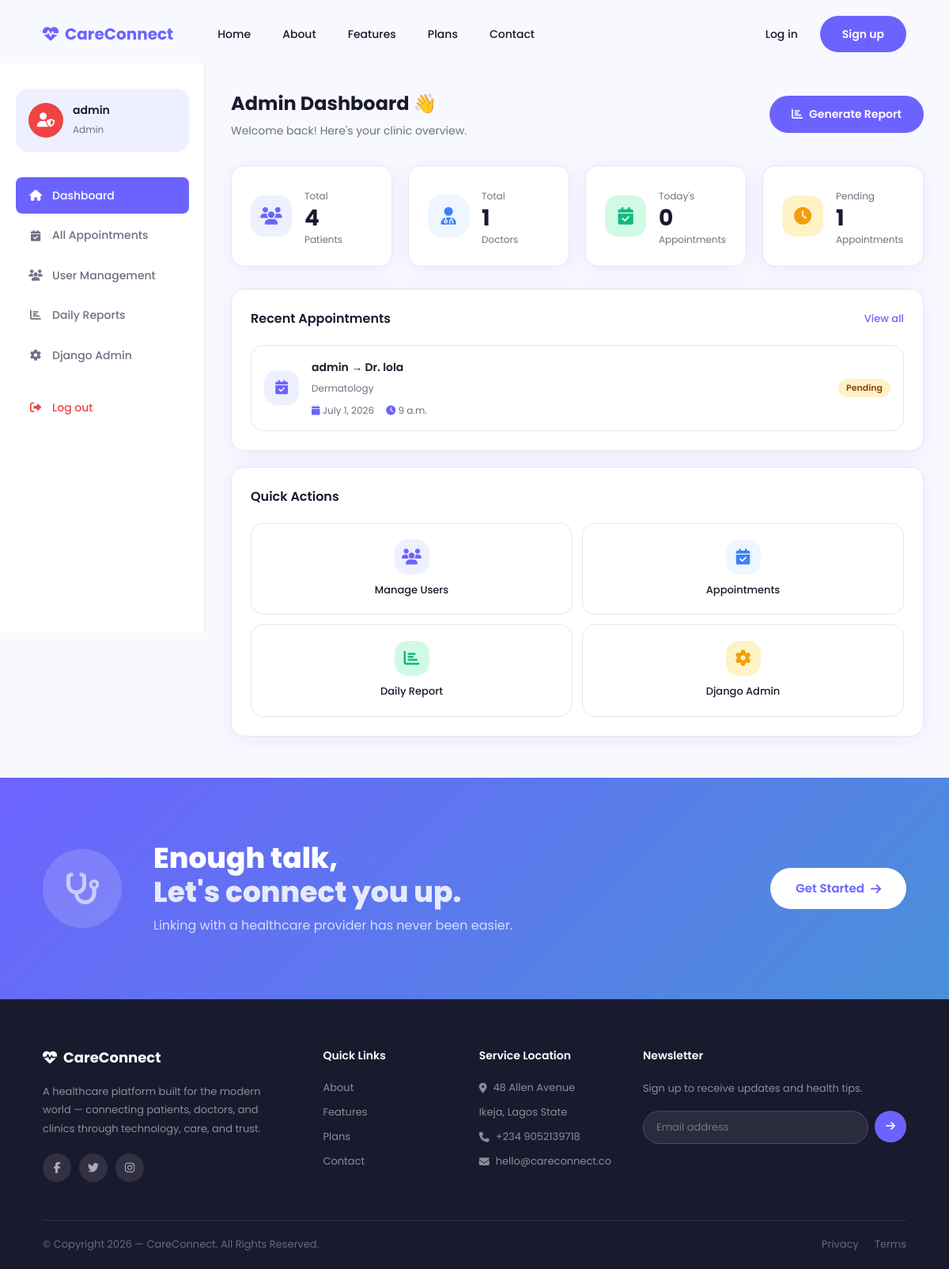
Page /admin-panel/dashboard/ (signed in) on the committed database.
### accounts/models.py (models this page shows, shortened)
class User(AbstractUser):
    PATIENT = 'patient'
    DOCTOR  = 'doctor'
    ADMIN   = 'admin'
    ROLE_CHOICES = [
        (PATIENT, 'Patient'),
        (DOCTOR,  'Doctor'),
        (ADMIN,   'Admin'),
    ]
    role  = models.CharField(max_length=10, choices=ROLE_CHOICES, default=PATIENT)
    phone = models.CharField(max_length=20, blank=True)

### appointments/models.py (models this page shows, shortened)
class Appointment(models.Model):
    STATUS_CHOICES = [
        ('pending',   'Pending'),
        ('confirmed', 'Confirmed'),
        ('completed', 'Completed'),
        ('cancelled', 'Cancelled'),
    ]
    patient          = models.ForeignKey(User, on_delete=models.CASCADE, related_name='appointments')
    doctor           = models.ForeignKey(DoctorProfile, on_delete=models.CASCADE, related_name='appointments')
    appointment_date = models.DateField()
    start_time       = models.TimeField()
    end_time         = models.TimeField()
    status           = models.CharField(max_length=10, choices=STATUS_CHOICES, default='pending')
    notes            = models.TextField(blank=True)
    created_at       = models.DateTimeField(auto_now_add=True)
    class Meta:
        unique_together = ['doctor', 'appointment_date', 'start_time']

### doctors/models.py (models this page shows, shortened)
class DoctorProfile(models.Model):
    SPECIALITIES = [
        ('general', 'General Practice'),
        ('cardiology', 'Cardiology'),
        ('dermatology', 'Dermatology'),
        ('pediatrics', 'Pediatrics'),
        ('gynecology', 'Gynecology'),
        ('neurology', 'Neurology'),
        ('orthopedics', 'Orthopedics'),
        ('psychiatry', 'Psychiatry'),
    ]
    user        = models.OneToOneField(User, on_delete=models.CASCADE, related_name='doctor_profile')
    speciality  = models.CharField(max_length=50, choices=SPECIALITIES, default='general')
    bio         = models.TextField(blank=True)
    experience  = models.IntegerField(default=0)
    rating      = models.DecimalField(max_digits=3, decimal_places=1, default=0.0)
    is_verified = models.BooleanField(default=False)
    photo       = models.ImageField(upload_to='doctors/', blank=True, null=True)

### reports/views.py (the view)
    def wrapper(request, *args, **kwargs):
        if not request.user.is_authenticated or request.user.role != 'admin':
            from django.shortcuts import redirect
            return redirect('/accounts/login/')
        return view_func(request, *args, **kwargs)

### reports/views.py (called while the page is built)
def admin_required(view_func):
    def wrapper(request, *args, **kwargs):
        if not request.user.is_authenticated or request.user.role != 'admin':
            from django.shortcuts import redirect
            return redirect('/accounts/login/')
        return view_func(request, *args, **kwargs)
    return wrapper

@admin_required
def admin_dashboard(request):
    today = timezone.now().date()
    context = {
        'total_patients':     User.objects.filter(role='patient').count(),
        'total_doctors':      User.objects.filter(role='doctor').count(),
        'total_appointments': Appointment.objects.count(),
        'today_appointments': Appointment.objects.filter(appointment_date=today).count(),
        'pending':            Appointment.objects.filter(status='pending').count(),
        'completed':          Appointment.objects.filter(status='completed').count(),
        'recent_appointments': Appointment.objects.order_by('-created_at')[:10],
    }
    return render(request, 'reports/admin_dashboard.html', context)

### reports/templates/reports/admin_dashboard.html (shortened to what this page needs)
{% extends 'base.html' %}
{% block content %}
<div class="dashboard-layout">
  <aside class="sidebar">
    <div class="sidebar-user">
      <div class="sidebar-avatar" style="background:#EF4444;">
        <i class="fas fa-user-shield"></i>
      </div>
      <div>
        <h4>{{ user.get_full_name|default:user.username }}</h4>
        <span>Admin</span>
      </div>
    </div>
    <nav class="sidebar-nav">
      <a href="/admin-panel/dashboard/" class="active">
        <i class="fas fa-home"></i> Dashboard
      </a>
      <a href="/admin-panel/appointments/">
        <i class="fas fa-calendar-check"></i> All Appointments
      </a>
      <a href="/admin-panel/users/">
        <i class="fas fa-users"></i> User Management
      </a>
      <a href="/admin-panel/reports/">
        <i class="fas fa-chart-bar"></i> Daily Reports
      </a>
      <a href="/admin/" >
        <i class="fas fa-cog"></i> Django Admin
      </a>
      <a href="/accounts/logout/" class="logout">
        <i class="fas fa-sign-out-alt"></i> Log out
      </a>
    </nav>
  </aside>
  <main class="dashboard-main">
    <div class="dashboard-topbar">
      <div>
        <h1>Admin Dashboard 👋</h1>
        <p>Welcome back! Here's your clinic overview.</p>
      </div>
      <div class="topbar-actions">
        <a href="/admin-panel/reports/" class="btn-primary">
          <i class="fas fa-chart-bar"></i> Generate Report
        </a>
      </div>
    </div>
    <div class="stat-grid">
      <div class="stat-card">
        <div class="stat-icon purple"><i class="fas fa-users"></i></div>
        <div class="stat-info">
          <span>Total</span>
          <h3>{{ total_patients }}</h3>
          <p>Patients</p>
        </div>
      </div>
      <div class="stat-card">
        <div class="stat-icon blue"><i class="fas fa-user-md"></i></div>
        <div class="stat-info">
          <span>Total</span>
          <h3>{{ total_doctors }}</h3>
          <p>Doctors</p>
        </div>
      </div>
      <div class="stat-card">
        <div class="stat-icon green"><i class="fas fa-calendar-check"></i></div>
        <div class="stat-info">
          <span>Today's</span>
          <h3>{{ today_appointments }}</h3>
          <p>Appointments</p>
        </div>
      </div>
      <div class="stat-card">
        <div class="stat-icon amber"><i class="fas fa-clock"></i></div>
        <div class="stat-info">
          <span>Pending</span>
          <h3>{{ pending }}</h3>
          <p>Appointments</p>
        </div>
      </div>
    </div>
    <div class="dashboard-card">
      <div class="card-header">
        <h3>Recent Appointments</h3>
        <a href="/admin-panel/appointments/" class="card-link">View all</a>
      </div>
      {% if recent_appointments %}
        <div class="appointments-list">
          {% for apt in recent_appointments %}
            <div class="appointment-item">
              <div class="apt-icon purple"><i class="fas fa-calendar-check"></i></div>
              <div class="apt-info">
                <h4>{{ apt.patient.username }} → Dr. {{ apt.doctor.user.get_full_name|default:apt.doctor.user.username }}</h4>
                <span>{{ apt.doctor.get_speciality_display }}</span>
                <div class="apt-meta">
                  <i class="fas fa-calendar"></i> {{ apt.appointment_date }}
                  <i class="fas fa-clock" style="margin-left:12px;"></i> {{ apt.start_time }}
                </div>
              </div>
              <div class="apt-actions">
                <span class="status-badge status-{{ apt.status }}">{{ apt.get_status_display }}</span>
              </div>
            </div>
          {% endfor %}
        </div>
      {% else %}
        <div class="empty-state">
          <i class="fas fa-calendar-plus"></i>
          <p>No appointments yet</p>
        </div>
      {% endif %}
    </div>
    <div class="dashboard-card">
      <div class="card-header"><h3>Quick Actions</h3></div>
      <div class="quick-actions">
        <a href="/admin-panel/users/" class="quick-action">
          <div class="qa-icon purple"><i class="fas fa-users"></i></div>
          <span>Manage Users</span>
        </a>
        <a href="/admin-panel/appointments/" class="quick-action">
          <div class="qa-icon blue"><i class="fas fa-calendar-check"></i></div>
          <span>Appointments</span>
        </a>
        <a href="/admin-panel/reports/" class="quick-action">
          <div class="qa-icon green"><i class="fas fa-chart-bar"></i></div>
          <span>Daily Report</span>
        </a>
        <a href="/admin/" class="quick-action">
          <div class="qa-icon amber"><i class="fas fa-cog"></i></div>
          <span>Django Admin</span>
        </a>
      </div>
    </div>
  </main>
</div>
{% endblock %}

### rows in the picture
User: get_full_name "admin"
Appointment: patient.username "admin", doctor.user.get_full_name "lola", doctor.speciality "Dermatology", appointment_date "July 1, 2026", start_time "9 a.m.", status "Pending"

### other values in the picture
{{ total_patients }} "4"
{{ total_doctors }} "1"
{{ today_appointments }} "0"
{{ pending }} "1"
